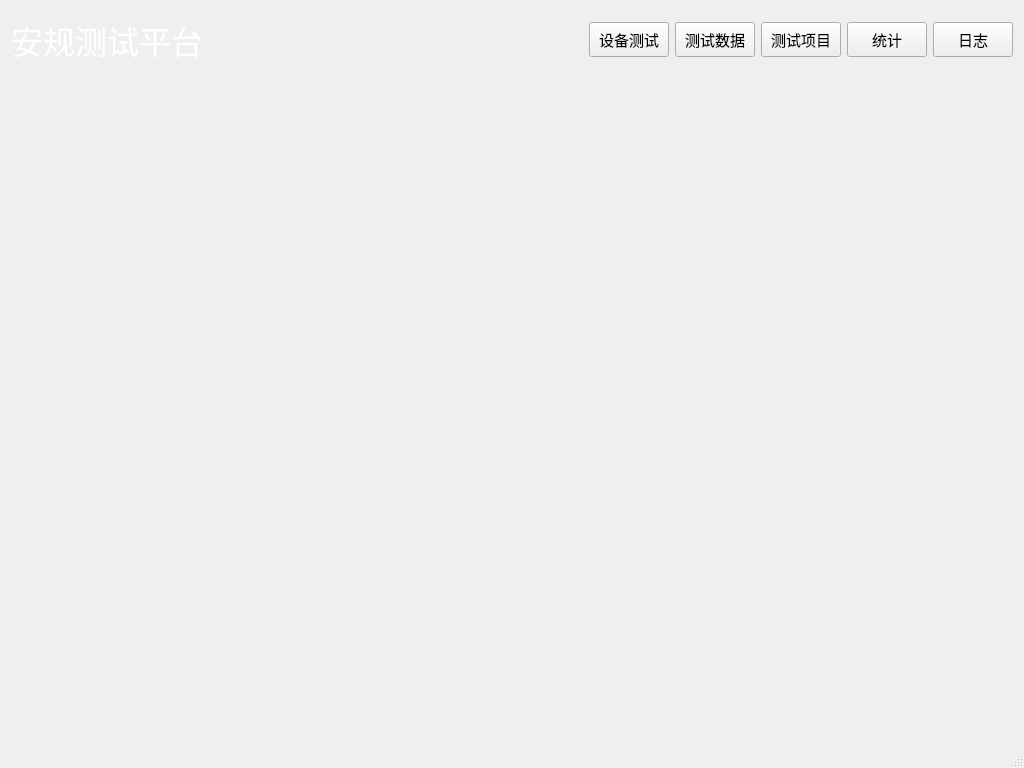
<?xml version="1.0" encoding="UTF-8"?>
<ui version="4.0">
 <class>MainWindow</class>
 <widget class="QMainWindow" name="MainWindow">
  <property name="geometry">
   <rect>
    <x>0</x>
    <y>0</y>
    <width>1024</width>
    <height>768</height>
   </rect>
  </property>
  <property name="windowTitle">
   <string>安规测试平台</string>
  </property>
  <property name="windowIcon">
   <iconset>
    <normaloff>images/logo.jpg</normaloff>images/logo.jpg</iconset>
  </property>
  <widget class="QWidget" name="centralWidget">
   <layout class="QGridLayout" name="gridLayout_2">
    <property name="leftMargin">
     <number>0</number>
    </property>
    <property name="topMargin">
     <number>0</number>
    </property>
    <property name="rightMargin">
     <number>0</number>
    </property>
    <property name="bottomMargin">
     <number>0</number>
    </property>
    <property name="spacing">
     <number>5</number>
    </property>
    <item row="0" column="0">
     <widget class="QWidget" name="widget" native="true">
      <property name="minimumSize">
       <size>
        <width>0</width>
        <height>80</height>
       </size>
      </property>
      <property name="maximumSize">
       <size>
        <width>16777215</width>
        <height>80</height>
       </size>
      </property>
      <property name="styleSheet">
       <string notr="true"/>
      </property>
      <layout class="QGridLayout" name="gridLayout">
       <item row="0" column="0">
        <layout class="QHBoxLayout" name="horizontalLayout">
         <item>
          <widget class="QLabel" name="titleLab">
           <property name="font">
            <font>
             <family>微软雅黑</family>
             <pointsize>24</pointsize>
            </font>
           </property>
           <property name="styleSheet">
            <string notr="true">color: rgb(255, 255, 255);</string>
           </property>
           <property name="text">
            <string>安规测试平台</string>
           </property>
          </widget>
         </item>
         <item>
          <spacer name="horizontalSpacer">
           <property name="orientation">
            <enum>Qt::Horizontal</enum>
           </property>
           <property name="sizeHint" stdset="0">
            <size>
             <width>40</width>
             <height>20</height>
            </size>
           </property>
          </spacer>
         </item>
         <item>
          <widget class="QPushButton" name="testBtn">
           <property name="sizePolicy">
            <sizepolicy hsizetype="Minimum" vsizetype="Fixed">
             <horstretch>0</horstretch>
             <verstretch>0</verstretch>
            </sizepolicy>
           </property>
           <property name="minimumSize">
            <size>
             <width>0</width>
             <height>35</height>
            </size>
           </property>
           <property name="font">
            <font>
             <family>微软雅黑</family>
             <pointsize>11</pointsize>
            </font>
           </property>
           <property name="text">
            <string>设备测试</string>
           </property>
          </widget>
         </item>
         <item>
          <widget class="QPushButton" name="dataBtn">
           <property name="minimumSize">
            <size>
             <width>0</width>
             <height>35</height>
            </size>
           </property>
           <property name="font">
            <font>
             <family>微软雅黑</family>
             <pointsize>11</pointsize>
            </font>
           </property>
           <property name="text">
            <string>测试数据</string>
           </property>
          </widget>
         </item>
         <item>
          <widget class="QPushButton" name="itemBtn">
           <property name="minimumSize">
            <size>
             <width>0</width>
             <height>35</height>
            </size>
           </property>
           <property name="font">
            <font>
             <family>微软雅黑</family>
             <pointsize>11</pointsize>
            </font>
           </property>
           <property name="text">
            <string>测试项目</string>
           </property>
          </widget>
         </item>
         <item>
          <widget class="QPushButton" name="tgBtn">
           <property name="minimumSize">
            <size>
             <width>0</width>
             <height>35</height>
            </size>
           </property>
           <property name="font">
            <font>
             <family>微软雅黑</family>
             <pointsize>11</pointsize>
            </font>
           </property>
           <property name="text">
            <string>统计</string>
           </property>
          </widget>
         </item>
         <item>
          <widget class="QPushButton" name="logBtn">
           <property name="minimumSize">
            <size>
             <width>0</width>
             <height>35</height>
            </size>
           </property>
           <property name="font">
            <font>
             <family>微软雅黑</family>
             <pointsize>11</pointsize>
            </font>
           </property>
           <property name="text">
            <string>日志</string>
           </property>
          </widget>
         </item>
        </layout>
       </item>
      </layout>
     </widget>
    </item>
    <item row="1" column="0">
     <widget class="QStackedWidget" name="stackedWid"/>
    </item>
   </layout>
  </widget>
  <widget class="QMenuBar" name="menuBar">
   <property name="geometry">
    <rect>
     <x>0</x>
     <y>0</y>
     <width>1024</width>
     <height>22</height>
    </rect>
   </property>
  </widget>
  <widget class="QStatusBar" name="statusBar"/>
 </widget>
 <layoutdefault spacing="6" margin="11"/>
 <resources/>
 <connections/>
</ui>
